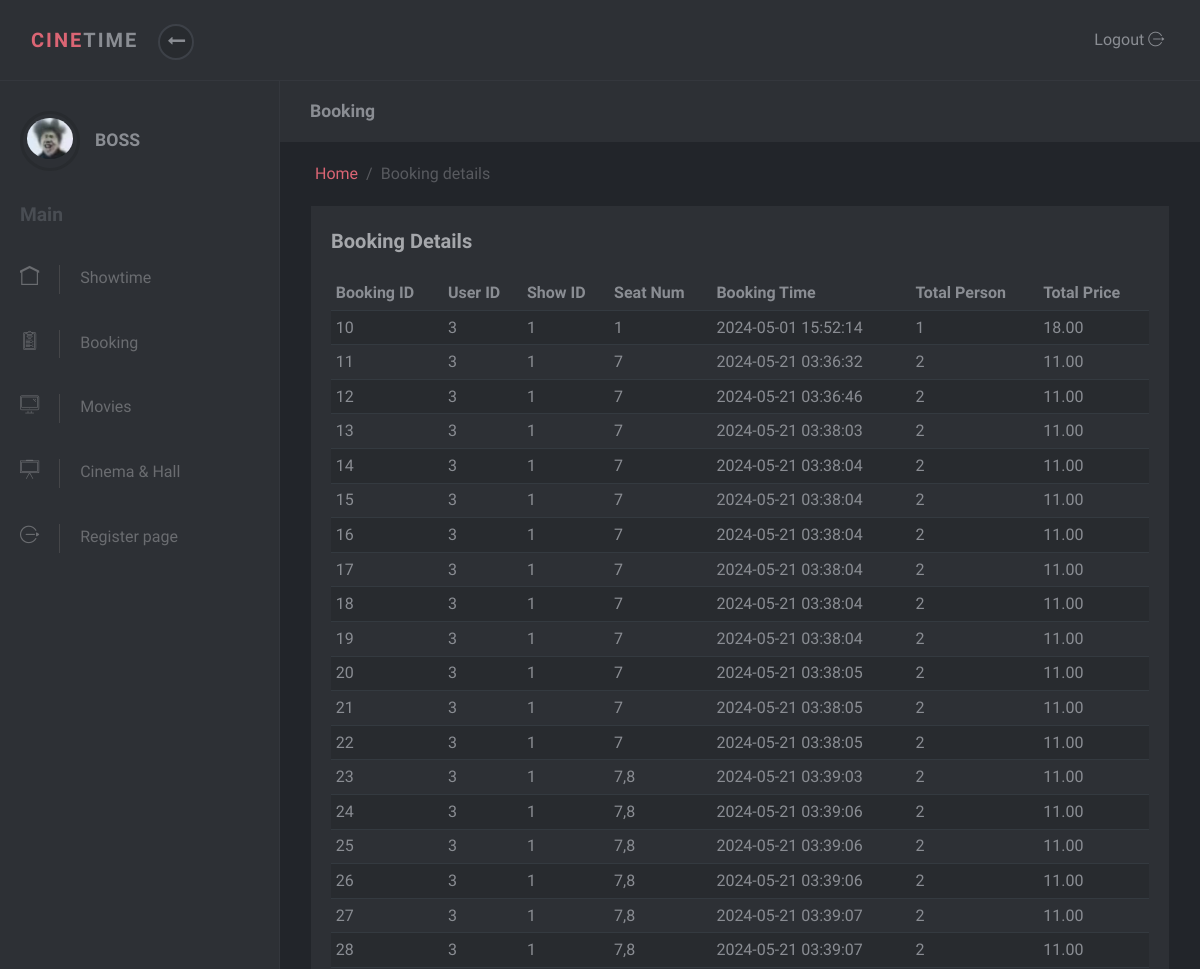
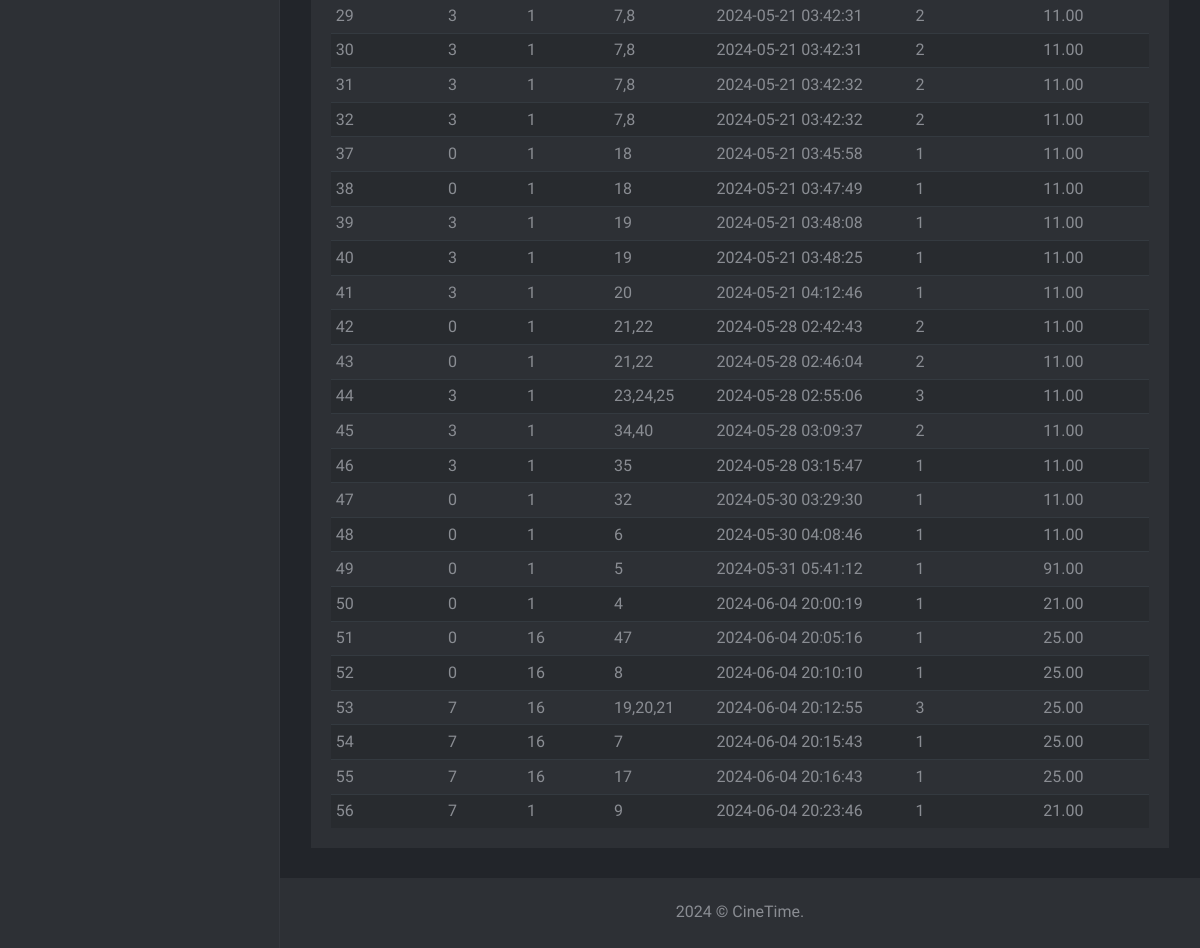
Screenshot of /Userpage/admin/home.php?show=booking (signed in) with the database file from the repository (2 pictures, top to bottom).
### tables this page shows
CREATE TABLE `booking` (
  `booking_id` int(10) NOT NULL,
  `user_id` int(10) NOT NULL,
  `show_id` int(10) NOT NULL,
  `seat_num` varchar(10) NOT NULL,
  `booking_time` datetime NOT NULL,
  `total_price` decimal(5,2) NOT NULL,
  `total_person` int(10) NOT NULL,
  `status` tinyint(1) NOT NULL
);

### Userpage/admin/booking.php (the view, shortened to what this page needs)
<div class="page-content">
  <div class="page-header no-margin-bottom">
    <div class="container-fluid">
      <h2 class="h5 no-margin-bottom">Booking</h2>
    </div>
  </div>
  <div class="container-fluid">
    <ul class="breadcrumb">
      <li class="breadcrumb-item"><a href="home.php">Home</a></li>
      <li class="breadcrumb-item active">Booking details            </li>
    </ul>
  </div>
   <section class="no-padding-top">
    <div class="container-fluid">
      <div class="row">
        <div class="col-lg-12">
          <div class="block margin-bottom-sm">
            <div class="title"><strong>Booking Details</strong></div>
            <div class="table-responsive">
            <?php
            include("connect.php");
            $query = "SELECT * FROM booking";
            $result = mysqli_query($conn, $query);
            if (mysqli_num_rows($result) > 0) {
              echo '<table class="table table-striped table-sm">';
              echo '<thead>';
              echo '<tr>';
              echo '<th>Booking ID</th>';
              echo '<th>User ID</th>';
              echo '<th>Show ID</th>';
              echo '<th>Seat Num</th>';
              echo '<th>Booking Time</th>';
              echo '<th>Total Person</th>';
              echo '<th>Total Price</th>';
              echo '</tr>';
              echo '</thead>';
              echo '<tbody>';
              while ($row = mysqli_fetch_assoc($result)) {
                echo '<tr>';
                echo '<td>' . $row['booking_id'] . '</td>';
                echo '<td>' . $row['user_id'] . '</td>';
                echo '<td>' . $row['show_id'] . '</td>';
                echo '<td>' . $row['seat_num'] . '</td>';
                echo '<td>' . $row['booking_time'] . '</td>';
                echo '<td>' . $row['total_person'] . '</td>';
                echo '<td>' . $row['total_price'] . '</td>';
                echo '</tr>';
              }
              echo '</tbody>';
              echo '</table>';
            } else {
              echo 'No bookings found.';
            }
            ?>
          </div>
        </div>
      </div>
    </div>
  </section>

### Userpage/admin/css/style.default.css (style rules this page uses)
body { position: relative; }
section { padding: 0 1rem; }
a { -webkit-transition: all 0.3s; transition: all 0.3s; display: inline-block; }
i, span, strong { display: inline-block; }
.no-padding-top { padding-top: 0 !important; }
.no-margin-bottom { margin-bottom: 0 !important; }
.margin-bottom-sm { margin-bottom: 30px !important; }
.breadcrumb { background: none; padding: 20px 20px; margin-bottom: 0; color: #8a8d93; }
.breadcrumb a { color: #DB6574; text-decoration: none !important; }
.breadcrumb li.active { color: #585a5f; }
.breadcrumb-item + .breadcrumb-item::before { color: #585a5f; }
.block { padding: 20px; background: #2d3035; color: #8a8d93; margin-bottom: 30px; }
.page-content { position: relative; background: #22252a; min-height: 100vh; width: calc(100% - 280px); padding: 0; padding-bottom: 70px; }
.page-header { padding: 20px 15px; background: #2d3035; color: #8a8d93; margin-bottom: 30px; }
.block .title { margin-bottom: 20px; }
.block .title strong:first-child { font-size: 1.25rem; color: #a5a7ab; }
.table { margin-bottom: 0; }
.table td, .table th { border-color: #343a40; }
.table thead th { border: none; }
.table-striped tbody tr { -webkit-transition: all 0.3s; transition: all 0.3s; }
.table-striped tbody tr:nth-of-type(odd) { background-color: #282b2f; }
body { font-family: "Muli", sans-serif; font-size: 1rem; font-weight: 400; line-height: 1.5; color: #8a8d93; background-color: #fff; }
a { color: #DB6574; text-decoration: none; }
h1, h2, h3, h4, h5, h6, .h1, .h2, .h3, .h4, .h5, .h6 { margin-bottom: 0.5rem; font-family: inherit; font-weight: 700; line-height: 1.2; color: inherit; }
h2, .h2 { font-size: 1.7rem; }
h5, .h5 { font-size: 1.1rem; }

### rows the page displays
booking: booking_id "10", user "3", show "1", seat_num "1", booking_time "2024-05-01 15:52:14", total_person "1", total_price "18.00"
booking: booking_id "11", user "3", show "1", seat_num "7", booking_time "2024-05-21 03:36:32", total_person "2", total_price "11.00"
booking: booking_id "12", user "3", show "1", seat_num "7", booking_time "2024-05-21 03:36:46", total_person "2", total_price "11.00"
booking: booking_id "13", user "3", show "1", seat_num "7", booking_time "2024-05-21 03:38:03", total_person "2", total_price "11.00"
booking: booking_id "14", user "3", show "1", seat_num "7", booking_time "2024-05-21 03:38:04", total_person "2", total_price "11.00"
booking: booking_id "15", user "3", show "1", seat_num "7", booking_time "2024-05-21 03:38:04", total_person "2", total_price "11.00"
booking: booking_id "16", user "3", show "1", seat_num "7", booking_time "2024-05-21 03:38:04", total_person "2", total_price "11.00"
booking: booking_id "17", user "3", show "1", seat_num "7", booking_time "2024-05-21 03:38:04", total_person "2", total_price "11.00"
booking: booking_id "18", user "3", show "1", seat_num "7", booking_time "2024-05-21 03:38:04", total_person "2", total_price "11.00"
booking: booking_id "19", user "3", show "1", seat_num "7", booking_time "2024-05-21 03:38:04", total_person "2", total_price "11.00"
booking: booking_id "20", user "3", show "1", seat_num "7", booking_time "2024-05-21 03:38:05", total_person "2", total_price "11.00"
booking: booking_id "21", user "3", show "1", seat_num "7", booking_time "2024-05-21 03:38:05", total_person "2", total_price "11.00"
booking: booking_id "22", user "3", show "1", seat_num "7", booking_time "2024-05-21 03:38:05", total_person "2", total_price "11.00"
booking: booking_id "23", user "3", show "1", seat_num "7,8", booking_time "2024-05-21 03:39:03", total_person "2", total_price "11.00"
booking: booking_id "24", user "3", show "1", seat_num "7,8", booking_time "2024-05-21 03:39:06", total_person "2", total_price "11.00"
booking: booking_id "25", user "3", show "1", seat_num "7,8", booking_time "2024-05-21 03:39:06", total_person "2", total_price "11.00"
booking: booking_id "26", user "3", show "1", seat_num "7,8", booking_time "2024-05-21 03:39:06", total_person "2", total_price "11.00"
booking: booking_id "27", user "3", show "1", seat_num "7,8", booking_time "2024-05-21 03:39:07", total_person "2", total_price "11.00"
booking: booking_id "28", user "3", show "1", seat_num "7,8", booking_time "2024-05-21 03:39:07", total_person "2", total_price "11.00"
booking: booking_id "29", user "3", show "1", seat_num "7,8", booking_time "2024-05-21 03:42:31", total_person "2", total_price "11.00"
booking: booking_id "30", user "3", show "1", seat_num "7,8", booking_time "2024-05-21 03:42:31", total_person "2", total_price "11.00"
booking: booking_id "31", user "3", show "1", seat_num "7,8", booking_time "2024-05-21 03:42:32", total_person "2", total_price "11.00"
booking: booking_id "32", user "3", show "1", seat_num "7,8", booking_time "2024-05-21 03:42:32", total_person "2", total_price "11.00"
booking: booking_id "37", user "0", show "1", seat_num "18", booking_time "2024-05-21 03:45:58", total_person "1", total_price "11.00"
booking: booking_id "38", user "0", show "1", seat_num "18", booking_time "2024-05-21 03:47:49", total_person "1", total_price "11.00"
booking: booking_id "39", user "3", show "1", seat_num "19", booking_time "2024-05-21 03:48:08", total_person "1", total_price "11.00"
booking: booking_id "40", user "3", show "1", seat_num "19", booking_time "2024-05-21 03:48:25", total_person "1", total_price "11.00"
booking: booking_id "41", user "3", show "1", seat_num "20", booking_time "2024-05-21 04:12:46", total_person "1", total_price "11.00"
booking: booking_id "42", user "0", show "1", seat_num "21,22", booking_time "2024-05-28 02:42:43", total_person "2", total_price "11.00"
booking: booking_id "43", user "0", show "1", seat_num "21,22", booking_time "2024-05-28 02:46:04", total_person "2", total_price "11.00"
booking: booking_id "44", user "3", show "1", seat_num "23,24,25", booking_time "2024-05-28 02:55:06", total_person "3", total_price "11.00"
booking: booking_id "45", user "3", show "1", seat_num "34,40", booking_time "2024-05-28 03:09:37", total_person "2", total_price "11.00"
booking: booking_id "46", user "3", show "1", seat_num "35", booking_time "2024-05-28 03:15:47", total_person "1", total_price "11.00"
booking: booking_id "47", user "0", show "1", seat_num "32", booking_time "2024-05-30 03:29:30", total_person "1", total_price "11.00"
booking: booking_id "48", user "0", show "1", seat_num "6", booking_time "2024-05-30 04:08:46", total_person "1", total_price "11.00"
booking: booking_id "49", user "0", show "1", seat_num "5", booking_time "2024-05-31 05:41:12", total_person "1", total_price "91.00"
booking: booking_id "50", user "0", show "1", seat_num "4", booking_time "2024-06-04 20:00:19", total_person "1", total_price "21.00"
booking: booking_id "51", user "0", show "16", seat_num "47", booking_time "2024-06-04 20:05:16", total_person "1", total_price "25.00"
booking: booking_id "52", user "0", show "16", seat_num "8", booking_time "2024-06-04 20:10:10", total_person "1", total_price "25.00"
booking: booking_id "53", user "7", show "16", seat_num "19,20,21", booking_time "2024-06-04 20:12:55", total_person "3", total_price "25.00"
booking: booking_id "54", user "7", show "16", seat_num "7", booking_time "2024-06-04 20:15:43", total_person "1", total_price "25.00"
booking: booking_id "55", user "7", show "16", seat_num "17", booking_time "2024-06-04 20:16:43", total_person "1", total_price "25.00"
booking: booking_id "56", user "7", show "1", seat_num "9", booking_time "2024-06-04 20:23:46", total_person "1", total_price "21.00"

### other values shown
$_SESSION['admin_name'] "BOSS"
